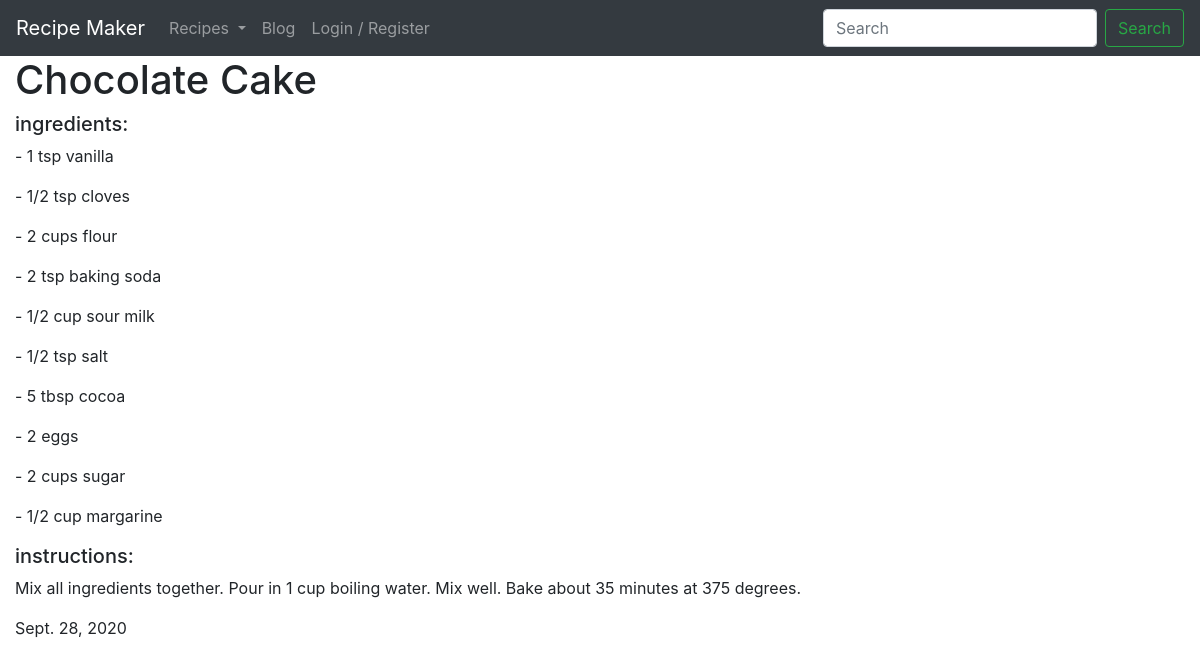
Screenshot of /recipes/Chocolate-Cake/ with the database file from the repository.
### recipes/models.py (models this page shows, shortened)
class Recipe(models.Model):
    author = models.ForeignKey(User, default=1, null=True, on_delete=models.PROTECT)
    title = models.CharField(max_length=30, unique=True, blank=False, null=False)
    slug = models.SlugField(unique=True)
    ingredients = models.ManyToManyField(Ingredient, blank=True, related_name="ingredients")
    instructions = models.TextField(blank=False, null=False)
    date = models.DateField(auto_now_add=True, null=True)
    keywords = models.ManyToManyField(Keyword, blank=True)
    category = models.ForeignKey(Category, null=True, blank=True, on_delete=models.PROTECT)

class Ingredient(models.Model):
    food = models.ForeignKey(Food, on_delete=models.PROTECT, null=True, blank=True)
    unit = models.ForeignKey(Unit, on_delete=models.PROTECT, null=True, blank=True)
    quantity = models.CharField(max_length=100, blank=False, null=False)
    class Meta:
        ordering = ['-id']

class Unit(models.Model):
    name = models.CharField(max_length=256, null=True, blank=True)
    def __str__(self):
        return self.name

class Food(models.Model):
    name = models.CharField(unique=True, max_length=128)
    class Meta:
        ordering = ['name']
    def __str__(self):
        return self.name

### recipes/views.py (the view)
# urls.py: path("<str:slug>/", recipe_detail_page),
def recipe_detail_page(request, slug):
    obj = get_object_or_404(Recipe, slug=slug)
    ingredients = obj.ingredients.all()
    template = 'recipes/recipe_detail_page.html'
    context = {"recipe": obj,
        "ingredients" : ingredients,
    }
    return render(request, template, context)

### templates/recipes/recipe_detail_page.html
{% extends "base.html" %}
{% block content %}
<h1>{{ recipe.title }}</h1>
<h5>ingredients:</h5>
    {% for x in ingredients %}
        <p> - {{ x.quantity }} {{ x.unit }} {{ x.food }}</p>
    {% endfor %}
<h5>instructions:</h5>
    <p>{{ recipe.instructions }}</p>
<p>{{ recipe.date }}</p>
{% endblock %}

### rows the page displays
Recipe: title "Chocolate Cake", instructions "Mix all ingredients together. Pour in 1 cup boiling water. Mix well. Bake about 35 minutes at 375 degrees.", date "Sept. 28, 2020"
Ingredient: quantity "1", unit "tsp", food "vanilla"
Ingredient: quantity "1/2", unit "tsp", food "cloves"
Ingredient: quantity "2", unit "cups", food "flour"
Ingredient: quantity "2", unit "tsp", food "baking soda"
Ingredient: quantity "1/2", unit "cup", food "sour milk"
Ingredient: quantity "1/2", unit "tsp", food "salt"
Ingredient: quantity "5", unit "tbsp", food "cocoa"
Ingredient: quantity "2", food "eggs"
Ingredient: quantity "2", unit "cups", food "sugar"
Ingredient: quantity "1/2", unit "cup", food "margarine"
